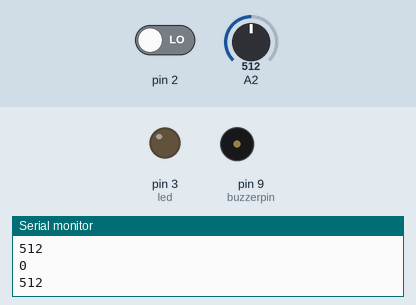
This sketch was run on a simulated Arduino Uno, built with avr-gcc and run on an emulated ATmega328P. On the bench: output pins drawn as LEDs (lit = HIGH), buzzer (waves = sounding, pin HIGH), the last lines printed to the serial monitor. The inputs (shaded band) are chosen by the test bench; at power-on: pin 2 LOW, A2 = 512.

Above: at 3.9 s.
4.0 s: pin 2 driven HIGH
At 6.6 s:
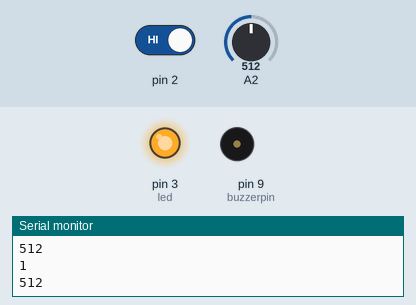
10.4 s: A2 set to 105
13.9 s: A2 set to 89
At 13.9 s:
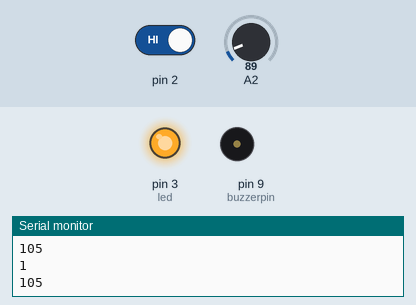
16.9 s: A2 set to 110
At 18.6 s:
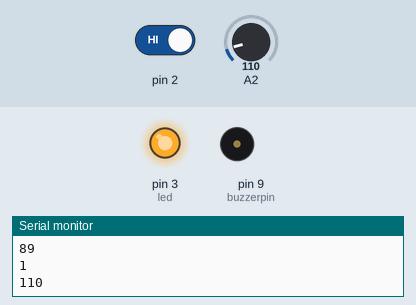
23.3 s: A2 set to 90
At 24.2 s:
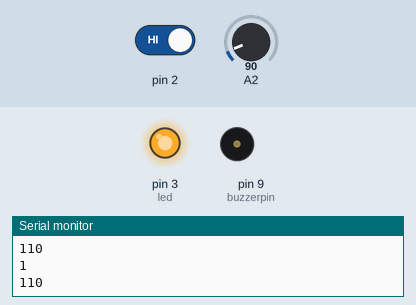
Timing chart, 0 to 26.3 s (numbered marks = the images above; inputs shaded):
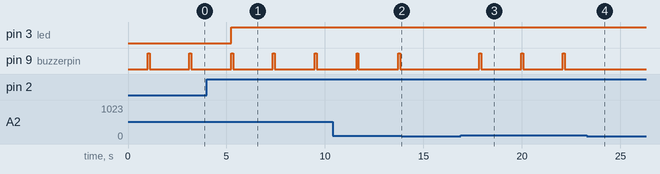

Measured:
- the behaviour switches between 101 and 100 on A2 (found by bisection; images 1 and 2)
- after the input at 4.0 s, pin 3 (led): LOW → HIGH after 1.2 s
- after the input at 13.9 s, pin 9 (buzzerpin): stays LOW (without the input it goes to HIGH after 1.9 s)
- after the input at 16.9 s, pin 9 (buzzerpin): alternates HIGH for 0.10 s and LOW for 2.0 s, starting after 0.94 s
- after the input at 23.3 s, pin 9 (buzzerpin): stops changing and stays LOW
- by itself, pin 9 (buzzerpin): alternates HIGH for 0.10 s and LOW for 2.0 s

The sketch:

Arduino_Uno.ino
```cpp
#include <SoftwareSerial.h>
#include <ArduinoJson.h>

#define led 3 //3.Pinde LED olduğunu tanımlıyoruz
int buzzerpin = 9;
int nemdegeri;
void setup() {
    Serial.begin(9600);

    pinMode(led,OUTPUT); //LED'in çıkış elemanı olduğunu belirtiyoruz
    pinMode(buzzerpin,OUTPUT);
}

void loop() {
  delay(1000);
 int su= analogRead(A2);
 int isik = digitalRead (2);
 Serial.println(isik);
Serial.println(su);
 /*
  Serial.println(nem);
  if(s.available()>0)
  {
   s.write(nem);
   nemdegeri = s.read();
  Serial.println(nemdegeri);
  delay(100);
  }
 */

  if(isik > 0 ){
    digitalWrite(led,HIGH);
  }

  if(isik < 1){

    digitalWrite(led,LOW);
  }

  if ( su > 100)
  {
    digitalWrite(buzzerpin,HIGH);
    delay(100);
    digitalWrite(buzzerpin,LOW);
    delay(20);


  }

   if ( su < 100)
  {
    digitalWrite(buzzerpin,LOW);

  }


  delay(1000);
}
```
